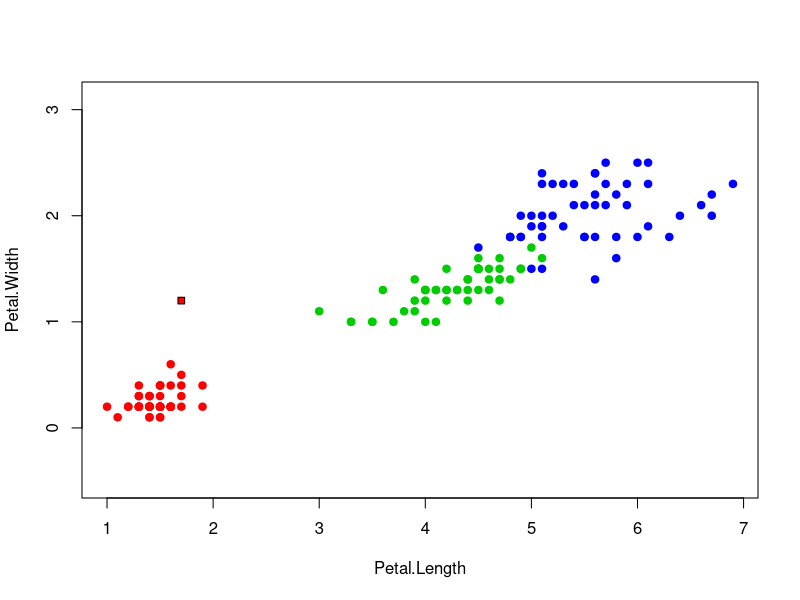

Recreate this plot in R.
euclideanDistance <- function(u, v)
{
	sqrt(sum((u - v)^2))
}

sortObjectsByDist <- function(xl, z, metricFunction =
euclideanDistance)
{
	l <- dim(xl)[1]
	n <- dim(xl)[2] - 1
	distances <- matrix(NA, l, 2)
	for (i in 1:l)
	{
		distances[i, ] <- c(i, metricFunction(xl[i, 1:n], z))
	}

	orderedXl <- xl[order(distances[, 2]), ]
	return (orderedXl);
}

kNN <- function(xl, z, k)
{
	orderedXl <- sortObjectsByDist(xl, z)
	n <- dim(orderedXl)[2] - 1
	classes <- orderedXl[1:k, n + 1]
	counts <- table(classes)
	class <- names(which.max(counts))
	return (class)
}

colors <- c("setosa" = "red", "versicolor" = "green3",
"virginica" = "blue")
plot(iris[, 3:4], pch = 21, bg = colors[iris$Species], col = colors[iris$Species], asp = 1)
z <- c(1.7, 1.2) 
xl <- iris[, 3:5] 
class <- kNN(xl, z, k=5)
points(z[1], z[2], pch = 22, bg = colors[class], asp = 1) 
